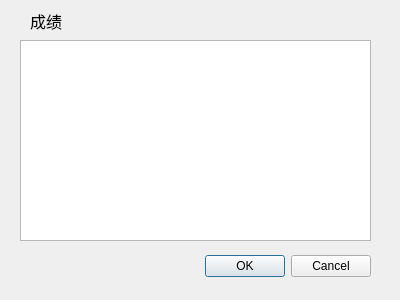
<?xml version="1.0" encoding="UTF-8"?>
<ui version="4.0">
 <class>DialogScore</class>
 <widget class="QDialog" name="DialogScore">
  <property name="geometry">
   <rect>
    <x>0</x>
    <y>0</y>
    <width>400</width>
    <height>300</height>
   </rect>
  </property>
  <property name="windowTitle">
   <string>Dialog</string>
  </property>
  <property name="modal">
   <bool>true</bool>
  </property>
  <widget class="QDialogButtonBox" name="buttonBox">
   <property name="geometry">
    <rect>
     <x>30</x>
     <y>250</y>
     <width>341</width>
     <height>32</height>
    </rect>
   </property>
   <property name="orientation">
    <enum>Qt::Horizontal</enum>
   </property>
   <property name="standardButtons">
    <set>QDialogButtonBox::Cancel|QDialogButtonBox::Ok</set>
   </property>
  </widget>
  <widget class="QTableView" name="tableView">
   <property name="geometry">
    <rect>
     <x>20</x>
     <y>40</y>
     <width>351</width>
     <height>201</height>
    </rect>
   </property>
  </widget>
  <widget class="QLabel" name="label">
   <property name="geometry">
    <rect>
     <x>30</x>
     <y>10</y>
     <width>91</width>
     <height>21</height>
    </rect>
   </property>
   <property name="font">
    <font>
     <pointsize>12</pointsize>
    </font>
   </property>
   <property name="text">
    <string>成绩</string>
   </property>
  </widget>
 </widget>
 <resources/>
 <connections>
  <connection>
   <sender>buttonBox</sender>
   <signal>accepted()</signal>
   <receiver>DialogScore</receiver>
   <slot>accept()</slot>
   <hints>
    <hint type="sourcelabel">
     <x>248</x>
     <y>254</y>
    </hint>
    <hint type="destinationlabel">
     <x>157</x>
     <y>274</y>
    </hint>
   </hints>
  </connection>
  <connection>
   <sender>buttonBox</sender>
   <signal>rejected()</signal>
   <receiver>DialogScore</receiver>
   <slot>reject()</slot>
   <hints>
    <hint type="sourcelabel">
     <x>316</x>
     <y>260</y>
    </hint>
    <hint type="destinationlabel">
     <x>286</x>
     <y>274</y>
    </hint>
   </hints>
  </connection>
 </connections>
</ui>
